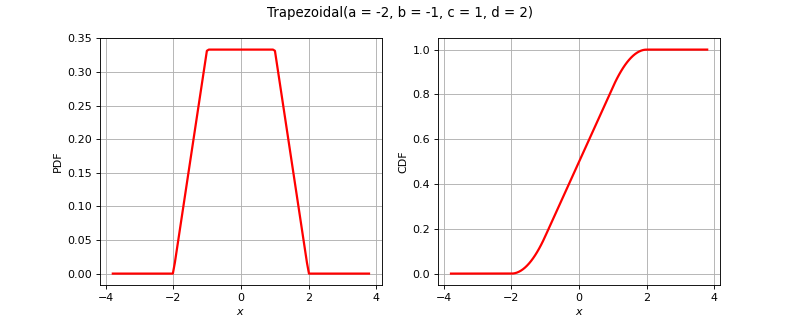

Source code (Python):
import openturns as ot
from matplotlib import pyplot as plt
from openturns.viewer import View
if ot.Trapezoidal().__class__.__name__ == 'Bernoulli':
    distribution = ot.Bernoulli(0.7)
elif ot.Trapezoidal().__class__.__name__ == 'Binomial':
    distribution = ot.Binomial(5, 0.2)
elif ot.Trapezoidal().__class__.__name__ == 'Hypergeometric':
    distribution = ot.Hypergeometric(10, 4, 7)
elif ot.Trapezoidal().__class__.__name__ == 'ComposedDistribution':
    copula = ot.IndependentCopula(2)
    marginals = [ot.Uniform(1.0, 2.0), ot.Normal(2.0, 3.0)]
    distribution = ot.ComposedDistribution(marginals, copula)
elif ot.Trapezoidal().__class__.__name__ == 'CumulativeDistributionNetwork':
    coll = [ot.Normal(2),ot.Dirichlet([0.5, 1.0, 1.5])]
    distribution = ot.CumulativeDistributionNetwork(coll, ot.BipartiteGraph([[0,1], [0,1]]))
elif ot.Trapezoidal().__class__.__name__ == 'Histogram':
    distribution = ot.Histogram([-1.0, 0.5, 1.0, 2.0], [0.45, 0.4, 0.15])
elif ot.Trapezoidal().__class__.__name__ == 'KernelMixture':
    kernel = ot.Uniform()
    sample = ot.Normal().getSample(5)
    bandwith = [1.0]
    distribution = ot.KernelMixture(kernel, bandwith, sample)
elif ot.Trapezoidal().__class__.__name__ == 'MaximumDistribution':
    coll = [ot.Uniform(2.5, 3.5), ot.LogUniform(1.0, 1.2), ot.Triangular(2.0, 3.0, 4.0)]
    distribution = ot.MaximumDistribution(coll)
elif ot.Trapezoidal().__class__.__name__ == 'Multinomial':
    distribution = ot.Multinomial(5, [0.2])
elif ot.Trapezoidal().__class__.__name__ == 'RandomMixture':
    coll = [ot.Triangular(0.0, 1.0, 5.0), ot.Uniform(-2.0, 2.0)]
    weights = [0.8, 0.2]
    cst = 3.0
    distribution = ot.RandomMixture(coll, weights, cst)
elif ot.Trapezoidal().__class__.__name__ == 'TruncatedDistribution':
    distribution = ot.TruncatedDistribution(ot.Normal(2.0, 1.5), 1.0, 4.0)
elif ot.Trapezoidal().__class__.__name__ == 'UserDefined':
    distribution = ot.UserDefined([[0.0], [1.0], [2.0]], [0.2, 0.7, 0.1])
elif ot.Trapezoidal().__class__.__name__ == 'ZipfMandelbrot':
    distribution = ot.ZipfMandelbrot(10, 2.5, 0.3)
else:
    distribution = ot.Trapezoidal()
dimension = distribution.getDimension()
title = str(distribution)[:100].split('\n')[0]
if dimension == 1:
    distribution.setDescription(['$x$'])
    pdf_graph = distribution.drawPDF()
    cdf_graph = distribution.drawCDF()
    fig = plt.figure(figsize=(10, 4))
    pdf_axis = fig.add_subplot(121)
    cdf_axis = fig.add_subplot(122)
    View(pdf_graph, figure=fig, axes=[pdf_axis], add_legend=False)
    View(cdf_graph, figure=fig, axes=[cdf_axis], add_legend=False)
    fig.suptitle(title)
elif dimension == 2:
    distribution.setDescription(['$x_1$', '$x_2$'])
    pdf_graph = distribution.drawPDF()
    pdf_graph.setTitle(title)
    fig = plt.figure(figsize=(10, 5))
    pdf_axis = fig.add_subplot(111)
    View(pdf_graph, figure=fig, axes=[pdf_axis], add_legend=False, square_axes=True)
